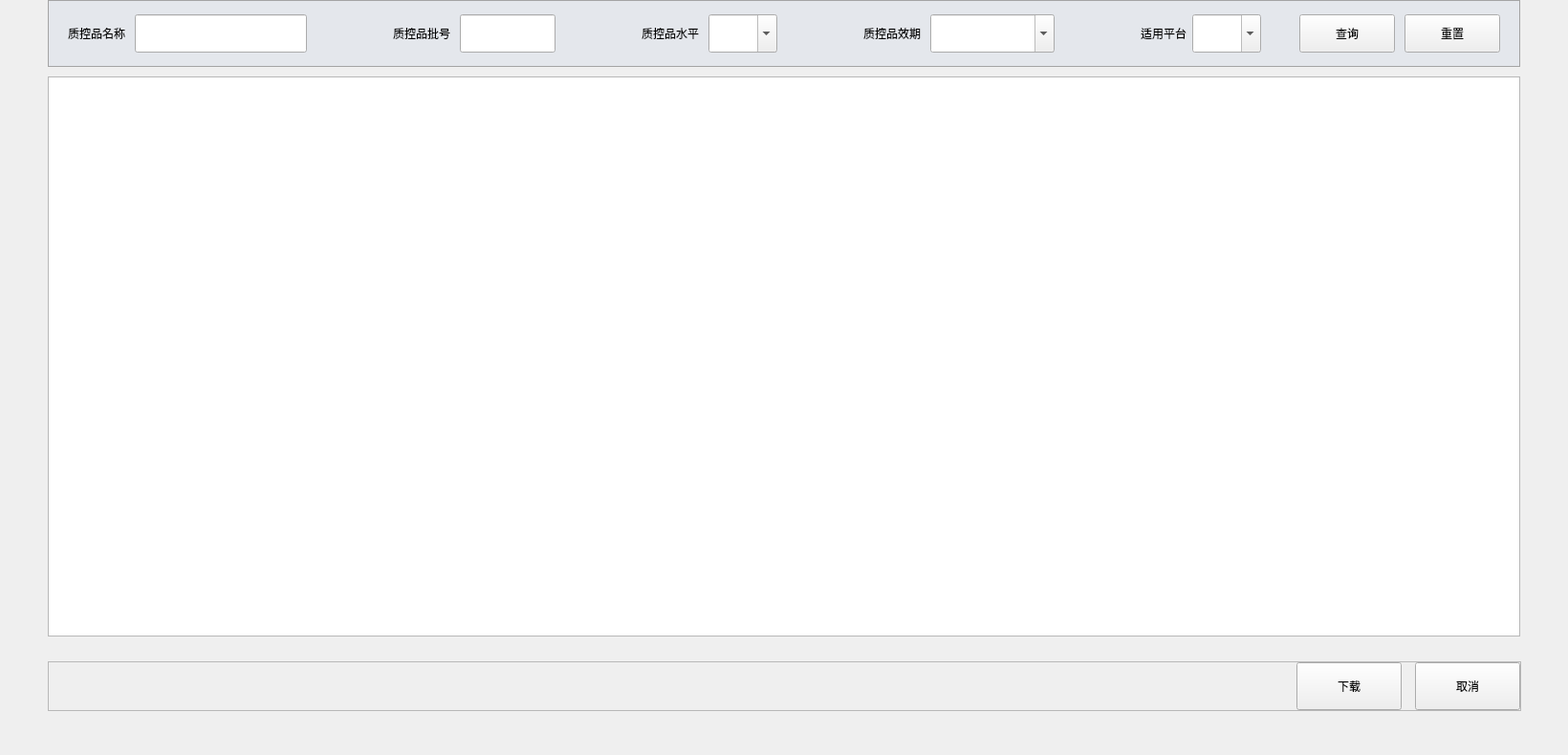
<?xml version="1.0" encoding="UTF-8"?>
<ui version="4.0">
 <class>QQcDownloadRegDlg</class>
 <widget class="QWidget" name="QQcDownloadRegDlg">
  <property name="geometry">
   <rect>
    <x>0</x>
    <y>0</y>
    <width>1640</width>
    <height>790</height>
   </rect>
  </property>
  <property name="windowTitle">
   <string>QQcDownloadRegDlg</string>
  </property>
  <widget class="QTableView" name="tableView">
   <property name="geometry">
    <rect>
     <x>50</x>
     <y>80</y>
     <width>1540</width>
     <height>586</height>
    </rect>
   </property>
   <property name="showGrid">
    <bool>false</bool>
   </property>
   <attribute name="horizontalHeaderDefaultSectionSize">
    <number>130</number>
   </attribute>
   <attribute name="horizontalHeaderHighlightSections">
    <bool>false</bool>
   </attribute>
   <attribute name="horizontalHeaderStretchLastSection">
    <bool>true</bool>
   </attribute>
   <attribute name="verticalHeaderDefaultSectionSize">
    <number>45</number>
   </attribute>
  </widget>
  <widget class="QFrame" name="TopFrame">
   <property name="geometry">
    <rect>
     <x>50</x>
     <y>0</y>
     <width>1540</width>
     <height>70</height>
    </rect>
   </property>
   <property name="minimumSize">
    <size>
     <width>1540</width>
     <height>70</height>
    </size>
   </property>
   <property name="maximumSize">
    <size>
     <width>1540</width>
     <height>70</height>
    </size>
   </property>
   <property name="styleSheet">
    <string notr="true">QFrame#TopFrame
{
	border:1px solid #a4a4a4;
	background-color: #e4e7ec;
}</string>
   </property>
   <property name="frameShape">
    <enum>QFrame::StyledPanel</enum>
   </property>
   <property name="frameShadow">
    <enum>QFrame::Raised</enum>
   </property>
   <layout class="QHBoxLayout" name="horizontalLayout_7" stretch="0,1,0,1,0,1,0,1,0,0,0">
    <property name="spacing">
     <number>0</number>
    </property>
    <property name="leftMargin">
     <number>20</number>
    </property>
    <property name="topMargin">
     <number>0</number>
    </property>
    <property name="rightMargin">
     <number>20</number>
    </property>
    <property name="bottomMargin">
     <number>0</number>
    </property>
    <item>
     <layout class="QHBoxLayout" name="horizontalLayout">
      <property name="spacing">
       <number>10</number>
      </property>
      <item>
       <widget class="QLabel" name="QcNameLab">
        <property name="minimumSize">
         <size>
          <width>0</width>
          <height>40</height>
         </size>
        </property>
        <property name="maximumSize">
         <size>
          <width>16777215</width>
          <height>40</height>
         </size>
        </property>
        <property name="text">
         <string>质控品名称</string>
        </property>
       </widget>
      </item>
      <item>
       <widget class="QLineEdit" name="lineEdit_QcName">
        <property name="minimumSize">
         <size>
          <width>180</width>
          <height>40</height>
         </size>
        </property>
        <property name="maximumSize">
         <size>
          <width>180</width>
          <height>40</height>
         </size>
        </property>
       </widget>
      </item>
     </layout>
    </item>
    <item>
     <spacer name="horizontalSpacer">
      <property name="orientation">
       <enum>Qt::Horizontal</enum>
      </property>
      <property name="sizeHint" stdset="0">
       <size>
        <width>72</width>
        <height>20</height>
       </size>
      </property>
     </spacer>
    </item>
    <item>
     <layout class="QHBoxLayout" name="horizontalLayout_2">
      <property name="spacing">
       <number>10</number>
      </property>
      <item>
       <widget class="QLabel" name="QcLotLab">
        <property name="minimumSize">
         <size>
          <width>0</width>
          <height>40</height>
         </size>
        </property>
        <property name="maximumSize">
         <size>
          <width>16777215</width>
          <height>40</height>
         </size>
        </property>
        <property name="text">
         <string>质控品批号</string>
        </property>
       </widget>
      </item>
      <item>
       <widget class="QLineEdit" name="lineEdit_QcLot">
        <property name="minimumSize">
         <size>
          <width>100</width>
          <height>40</height>
         </size>
        </property>
        <property name="maximumSize">
         <size>
          <width>100</width>
          <height>40</height>
         </size>
        </property>
        <property name="text">
         <string/>
        </property>
       </widget>
      </item>
     </layout>
    </item>
    <item>
     <spacer name="horizontalSpacer_3">
      <property name="orientation">
       <enum>Qt::Horizontal</enum>
      </property>
      <property name="sizeHint" stdset="0">
       <size>
        <width>72</width>
        <height>20</height>
       </size>
      </property>
     </spacer>
    </item>
    <item>
     <layout class="QHBoxLayout" name="horizontalLayout_4">
      <property name="spacing">
       <number>10</number>
      </property>
      <item>
       <widget class="QLabel" name="QcLevelLab">
        <property name="minimumSize">
         <size>
          <width>0</width>
          <height>40</height>
         </size>
        </property>
        <property name="maximumSize">
         <size>
          <width>16777215</width>
          <height>40</height>
         </size>
        </property>
        <property name="text">
         <string>质控品水平</string>
        </property>
       </widget>
      </item>
      <item>
       <widget class="QComboBox" name="QcLevelCombo">
        <property name="minimumSize">
         <size>
          <width>70</width>
          <height>40</height>
         </size>
        </property>
        <property name="maximumSize">
         <size>
          <width>16777215</width>
          <height>40</height>
         </size>
        </property>
        <property name="focusPolicy">
         <enum>Qt::ClickFocus</enum>
        </property>
        <property name="toolTipDuration">
         <number>0</number>
        </property>
        <property name="editable">
         <bool>true</bool>
        </property>
        <property name="currentText">
         <string/>
        </property>
        <property name="currentIndex">
         <number>-1</number>
        </property>
       </widget>
      </item>
     </layout>
    </item>
    <item>
     <spacer name="horizontalSpacer_4">
      <property name="orientation">
       <enum>Qt::Horizontal</enum>
      </property>
      <property name="sizeHint" stdset="0">
       <size>
        <width>73</width>
        <height>20</height>
       </size>
      </property>
     </spacer>
    </item>
    <item>
     <layout class="QHBoxLayout" name="horizontalLayout_5">
      <property name="spacing">
       <number>10</number>
      </property>
      <item>
       <widget class="QLabel" name="QcExpiryTimeLab">
        <property name="minimumSize">
         <size>
          <width>0</width>
          <height>40</height>
         </size>
        </property>
        <property name="maximumSize">
         <size>
          <width>16777215</width>
          <height>40</height>
         </size>
        </property>
        <property name="text">
         <string>质控品效期</string>
        </property>
       </widget>
      </item>
      <item>
       <widget class="QComboBox" name="QcExpiryTimeCombo">
        <property name="minimumSize">
         <size>
          <width>130</width>
          <height>40</height>
         </size>
        </property>
        <property name="maximumSize">
         <size>
          <width>16777215</width>
          <height>40</height>
         </size>
        </property>
        <property name="focusPolicy">
         <enum>Qt::ClickFocus</enum>
        </property>
        <property name="toolTipDuration">
         <number>0</number>
        </property>
        <property name="editable">
         <bool>true</bool>
        </property>
        <property name="currentText">
         <string/>
        </property>
        <property name="currentIndex">
         <number>-1</number>
        </property>
       </widget>
      </item>
     </layout>
    </item>
    <item>
     <spacer name="horizontalSpacer_5">
      <property name="orientation">
       <enum>Qt::Horizontal</enum>
      </property>
      <property name="sizeHint" stdset="0">
       <size>
        <width>72</width>
        <height>20</height>
       </size>
      </property>
     </spacer>
    </item>
    <item>
     <layout class="QHBoxLayout" name="horizontalLayout_8">
      <item>
       <widget class="QLabel" name="QcSystemLab">
        <property name="minimumSize">
         <size>
          <width>0</width>
          <height>40</height>
         </size>
        </property>
        <property name="maximumSize">
         <size>
          <width>16777215</width>
          <height>40</height>
         </size>
        </property>
        <property name="text">
         <string>适用平台</string>
        </property>
       </widget>
      </item>
      <item>
       <widget class="QComboBox" name="QcSystemCombo">
        <property name="minimumSize">
         <size>
          <width>70</width>
          <height>40</height>
         </size>
        </property>
        <property name="maximumSize">
         <size>
          <width>16777215</width>
          <height>40</height>
         </size>
        </property>
        <property name="focusPolicy">
         <enum>Qt::ClickFocus</enum>
        </property>
        <property name="toolTipDuration">
         <number>0</number>
        </property>
        <property name="editable">
         <bool>true</bool>
        </property>
        <property name="currentText">
         <string/>
        </property>
        <property name="currentIndex">
         <number>-1</number>
        </property>
       </widget>
      </item>
     </layout>
    </item>
    <item>
     <spacer name="horizontalSpacer_6">
      <property name="orientation">
       <enum>Qt::Horizontal</enum>
      </property>
      <property name="sizeHint" stdset="0">
       <size>
        <width>40</width>
        <height>20</height>
       </size>
      </property>
     </spacer>
    </item>
    <item>
     <layout class="QHBoxLayout" name="horizontalLayout_6">
      <property name="spacing">
       <number>10</number>
      </property>
      <item>
       <widget class="QPushButton" name="pushButton_Search">
        <property name="minimumSize">
         <size>
          <width>100</width>
          <height>40</height>
         </size>
        </property>
        <property name="maximumSize">
         <size>
          <width>16777215</width>
          <height>40</height>
         </size>
        </property>
        <property name="text">
         <string>查询</string>
        </property>
        <property name="buttons" stdset="0">
         <string>flat_btn</string>
        </property>
       </widget>
      </item>
      <item>
       <widget class="QPushButton" name="pushButton_Reset">
        <property name="minimumSize">
         <size>
          <width>100</width>
          <height>40</height>
         </size>
        </property>
        <property name="maximumSize">
         <size>
          <width>16777215</width>
          <height>40</height>
         </size>
        </property>
        <property name="text">
         <string>重置</string>
        </property>
        <property name="buttons" stdset="0">
         <string>flat_btn</string>
        </property>
       </widget>
      </item>
     </layout>
    </item>
   </layout>
  </widget>
  <widget class="QFrame" name="line_v_3">
   <property name="geometry">
    <rect>
     <x>1589</x>
     <y>80</y>
     <width>1</width>
     <height>586</height>
    </rect>
   </property>
   <property name="frameShape">
    <enum>QFrame::StyledPanel</enum>
   </property>
   <property name="frameShadow">
    <enum>QFrame::Raised</enum>
   </property>
   <property name="lines" stdset="0">
    <string>solid</string>
   </property>
  </widget>
  <widget class="QFrame" name="line_h_2">
   <property name="geometry">
    <rect>
     <x>50</x>
     <y>665</y>
     <width>1540</width>
     <height>1</height>
    </rect>
   </property>
   <property name="frameShape">
    <enum>QFrame::StyledPanel</enum>
   </property>
   <property name="frameShadow">
    <enum>QFrame::Raised</enum>
   </property>
   <property name="lines" stdset="0">
    <string>solid</string>
   </property>
  </widget>
  <widget class="QFrame" name="line_v_2">
   <property name="geometry">
    <rect>
     <x>50</x>
     <y>80</y>
     <width>1</width>
     <height>586</height>
    </rect>
   </property>
   <property name="frameShape">
    <enum>QFrame::StyledPanel</enum>
   </property>
   <property name="frameShadow">
    <enum>QFrame::Raised</enum>
   </property>
   <property name="lines" stdset="0">
    <string>solid</string>
   </property>
  </widget>
  <widget class="QFrame" name="line_h_3">
   <property name="geometry">
    <rect>
     <x>50</x>
     <y>80</y>
     <width>1540</width>
     <height>1</height>
    </rect>
   </property>
   <property name="frameShape">
    <enum>QFrame::StyledPanel</enum>
   </property>
   <property name="frameShadow">
    <enum>QFrame::Raised</enum>
   </property>
   <property name="lines" stdset="0">
    <string>solid</string>
   </property>
  </widget>
  <widget class="QFrame" name="BottomFrame">
   <property name="geometry">
    <rect>
     <x>50</x>
     <y>692</y>
     <width>1541</width>
     <height>52</height>
    </rect>
   </property>
   <property name="minimumSize">
    <size>
     <width>1541</width>
     <height>52</height>
    </size>
   </property>
   <property name="maximumSize">
    <size>
     <width>1541</width>
     <height>52</height>
    </size>
   </property>
   <property name="frameShape">
    <enum>QFrame::StyledPanel</enum>
   </property>
   <property name="frameShadow">
    <enum>QFrame::Raised</enum>
   </property>
   <layout class="QHBoxLayout" name="horizontalLayout_3" stretch="1,0,0">
    <property name="spacing">
     <number>14</number>
    </property>
    <property name="leftMargin">
     <number>0</number>
    </property>
    <property name="topMargin">
     <number>0</number>
    </property>
    <property name="rightMargin">
     <number>0</number>
    </property>
    <property name="bottomMargin">
     <number>0</number>
    </property>
    <item>
     <spacer name="horizontalSpacer_2">
      <property name="orientation">
       <enum>Qt::Horizontal</enum>
      </property>
      <property name="sizeHint" stdset="0">
       <size>
        <width>1296</width>
        <height>20</height>
       </size>
      </property>
     </spacer>
    </item>
    <item>
     <widget class="QPushButton" name="pushButton_Download">
      <property name="minimumSize">
       <size>
        <width>110</width>
        <height>50</height>
       </size>
      </property>
      <property name="maximumSize">
       <size>
        <width>16777215</width>
        <height>50</height>
       </size>
      </property>
      <property name="text">
       <string>下载</string>
      </property>
      <property name="buttons" stdset="0">
       <string>btn_dlg</string>
      </property>
     </widget>
    </item>
    <item>
     <widget class="QPushButton" name="pushButton_Cancel">
      <property name="minimumSize">
       <size>
        <width>110</width>
        <height>50</height>
       </size>
      </property>
      <property name="maximumSize">
       <size>
        <width>16777215</width>
        <height>50</height>
       </size>
      </property>
      <property name="text">
       <string>取消</string>
      </property>
      <property name="buttons" stdset="0">
       <string>btn_dlg</string>
      </property>
     </widget>
    </item>
   </layout>
  </widget>
  <zorder>BottomFrame</zorder>
  <zorder>TopFrame</zorder>
  <zorder>tableView</zorder>
  <zorder>line_v_3</zorder>
  <zorder>line_h_2</zorder>
  <zorder>line_v_2</zorder>
  <zorder>line_h_3</zorder>
 </widget>
 <layoutdefault spacing="6" margin="11"/>
 <resources/>
 <connections/>
</ui>
